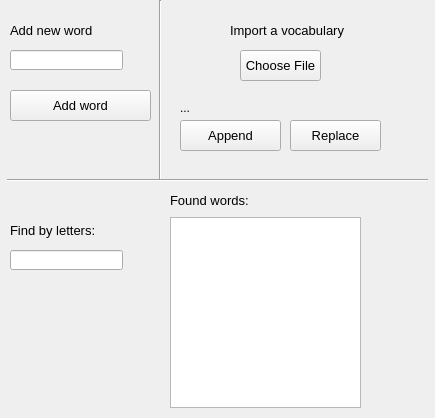
<?xml version="1.0" encoding="UTF-8"?>
<ui version="4.0">
 <class>MainWindow</class>
 <widget class="QMainWindow" name="MainWindow">
  <property name="geometry">
   <rect>
    <x>0</x>
    <y>0</y>
    <width>435</width>
    <height>418</height>
   </rect>
  </property>
  <property name="windowTitle">
   <string>Librarian 1.0</string>
  </property>
  <property name="autoFillBackground">
   <bool>false</bool>
  </property>
  <widget class="QWidget" name="centralwidget">
   <widget class="QLabel" name="label">
    <property name="geometry">
     <rect>
      <x>10</x>
      <y>20</y>
      <width>111</width>
      <height>20</height>
     </rect>
    </property>
    <property name="font">
     <font>
      <pointsize>10</pointsize>
     </font>
    </property>
    <property name="text">
     <string>Add new word</string>
    </property>
   </widget>
   <widget class="QLabel" name="label_2">
    <property name="geometry">
     <rect>
      <x>230</x>
      <y>20</y>
      <width>121</width>
      <height>21</height>
     </rect>
    </property>
    <property name="font">
     <font>
      <pointsize>10</pointsize>
     </font>
    </property>
    <property name="text">
     <string>Import a vocabulary</string>
    </property>
   </widget>
   <widget class="QPushButton" name="chooseFile">
    <property name="geometry">
     <rect>
      <x>240</x>
      <y>50</y>
      <width>81</width>
      <height>31</height>
     </rect>
    </property>
    <property name="font">
     <font>
      <pointsize>10</pointsize>
     </font>
    </property>
    <property name="text">
     <string>Choose File</string>
    </property>
   </widget>
   <widget class="QListWidget" name="listWidget">
    <property name="geometry">
     <rect>
      <x>170</x>
      <y>217</y>
      <width>191</width>
      <height>191</height>
     </rect>
    </property>
   </widget>
   <widget class="QLabel" name="label_3">
    <property name="geometry">
     <rect>
      <x>170</x>
      <y>190</y>
      <width>191</width>
      <height>20</height>
     </rect>
    </property>
    <property name="font">
     <font>
      <pointsize>10</pointsize>
     </font>
    </property>
    <property name="text">
     <string>Found words:</string>
    </property>
   </widget>
   <widget class="QLabel" name="label_4">
    <property name="geometry">
     <rect>
      <x>10</x>
      <y>220</y>
      <width>91</width>
      <height>20</height>
     </rect>
    </property>
    <property name="font">
     <font>
      <pointsize>10</pointsize>
     </font>
    </property>
    <property name="text">
     <string>Find by letters:</string>
    </property>
   </widget>
   <widget class="QPushButton" name="addWord">
    <property name="geometry">
     <rect>
      <x>10</x>
      <y>90</y>
      <width>141</width>
      <height>31</height>
     </rect>
    </property>
    <property name="font">
     <font>
      <pointsize>10</pointsize>
     </font>
    </property>
    <property name="text">
     <string>Add word</string>
    </property>
   </widget>
   <widget class="QPushButton" name="pushButton_2">
    <property name="geometry">
     <rect>
      <x>180</x>
      <y>120</y>
      <width>101</width>
      <height>31</height>
     </rect>
    </property>
    <property name="font">
     <font>
      <pointsize>10</pointsize>
     </font>
    </property>
    <property name="text">
     <string>Append</string>
    </property>
   </widget>
   <widget class="QPushButton" name="pushButton_3">
    <property name="geometry">
     <rect>
      <x>290</x>
      <y>120</y>
      <width>91</width>
      <height>31</height>
     </rect>
    </property>
    <property name="font">
     <font>
      <pointsize>10</pointsize>
     </font>
    </property>
    <property name="text">
     <string>Replace</string>
    </property>
   </widget>
   <widget class="QLabel" name="label_5">
    <property name="geometry">
     <rect>
      <x>180</x>
      <y>100</y>
      <width>241</width>
      <height>16</height>
     </rect>
    </property>
    <property name="text">
     <string>...</string>
    </property>
   </widget>
   <widget class="QLineEdit" name="lineEdit">
    <property name="geometry">
     <rect>
      <x>10</x>
      <y>50</y>
      <width>113</width>
      <height>20</height>
     </rect>
    </property>
   </widget>
   <widget class="QLineEdit" name="lineEdit_2">
    <property name="geometry">
     <rect>
      <x>10</x>
      <y>250</y>
      <width>113</width>
      <height>20</height>
     </rect>
    </property>
   </widget>
   <widget class="Line" name="line">
    <property name="geometry">
     <rect>
      <x>7</x>
      <y>170</y>
      <width>421</width>
      <height>20</height>
     </rect>
    </property>
    <property name="orientation">
     <enum>Qt::Horizontal</enum>
    </property>
   </widget>
   <widget class="Line" name="line_2">
    <property name="geometry">
     <rect>
      <x>150</x>
      <y>0</y>
      <width>20</width>
      <height>181</height>
     </rect>
    </property>
    <property name="orientation">
     <enum>Qt::Vertical</enum>
    </property>
   </widget>
   <zorder>line_2</zorder>
   <zorder>label</zorder>
   <zorder>label_2</zorder>
   <zorder>chooseFile</zorder>
   <zorder>listWidget</zorder>
   <zorder>label_3</zorder>
   <zorder>label_4</zorder>
   <zorder>addWord</zorder>
   <zorder>pushButton_2</zorder>
   <zorder>pushButton_3</zorder>
   <zorder>label_5</zorder>
   <zorder>lineEdit</zorder>
   <zorder>lineEdit_2</zorder>
   <zorder>line</zorder>
  </widget>
 </widget>
 <resources/>
 <connections/>
</ui>
